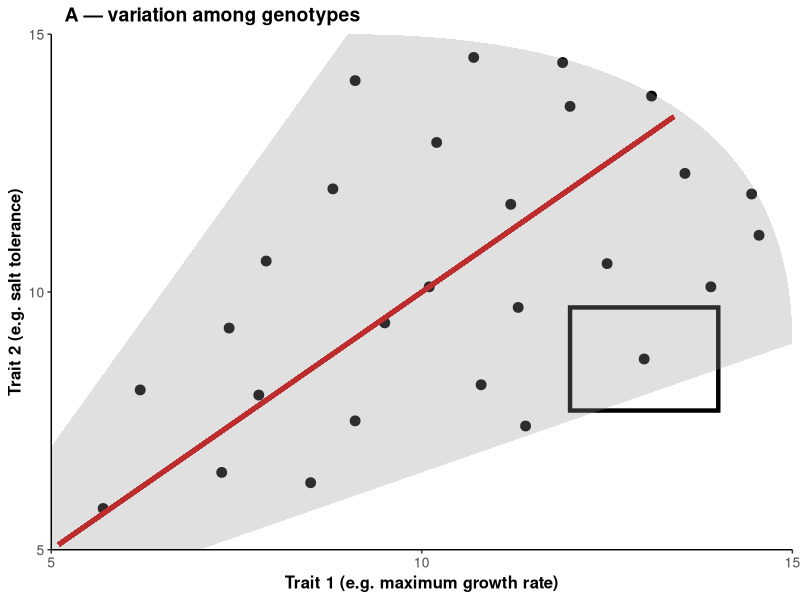
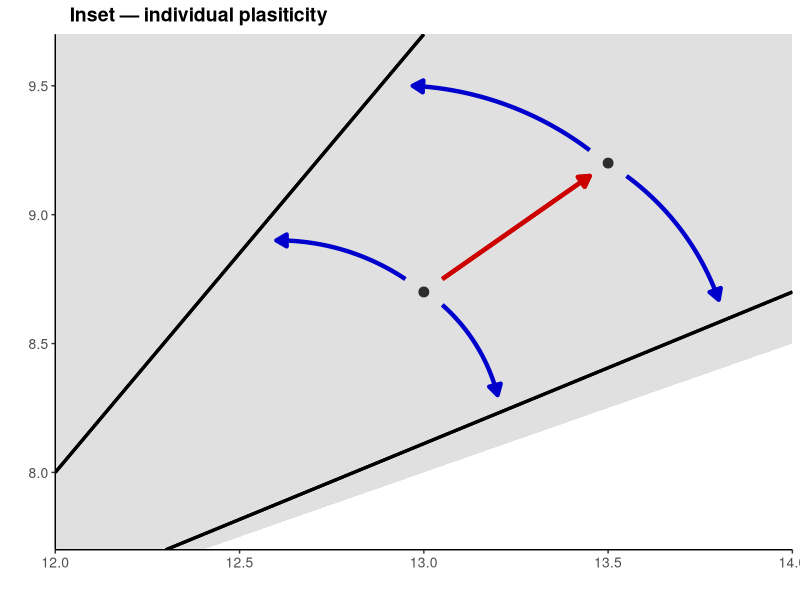
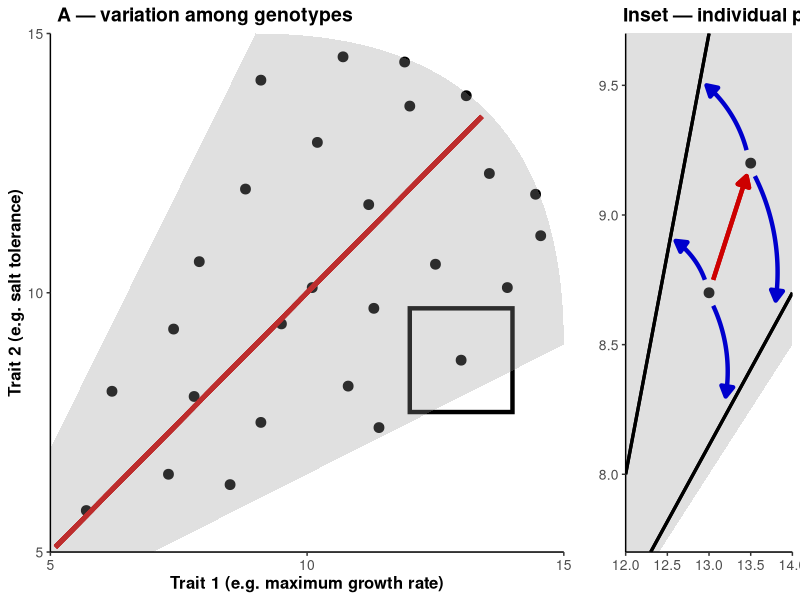
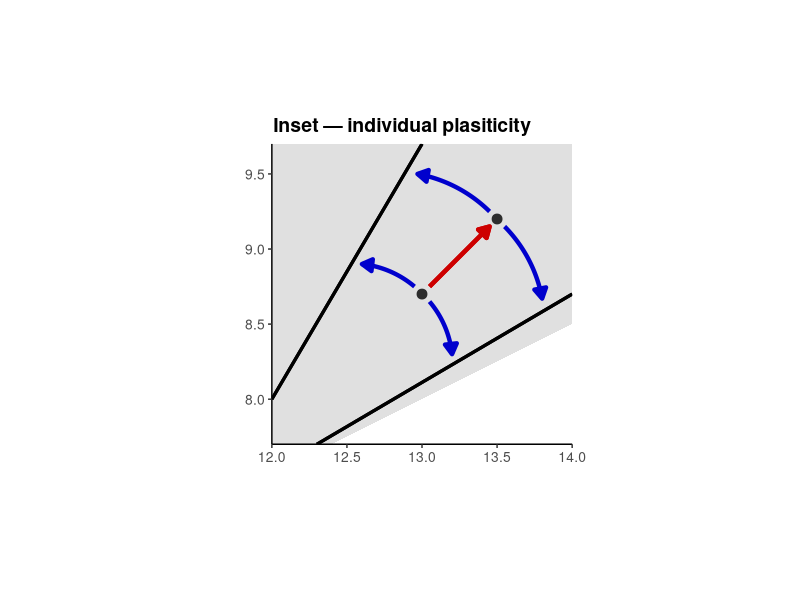
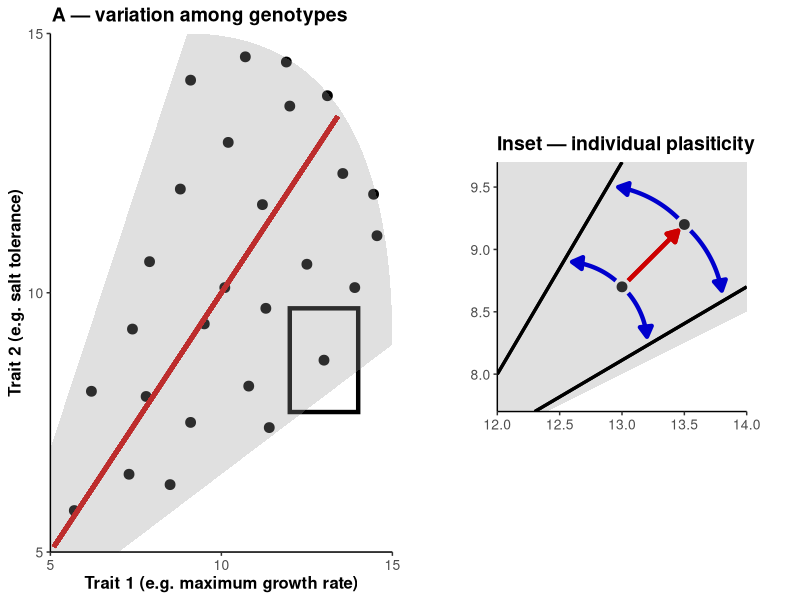
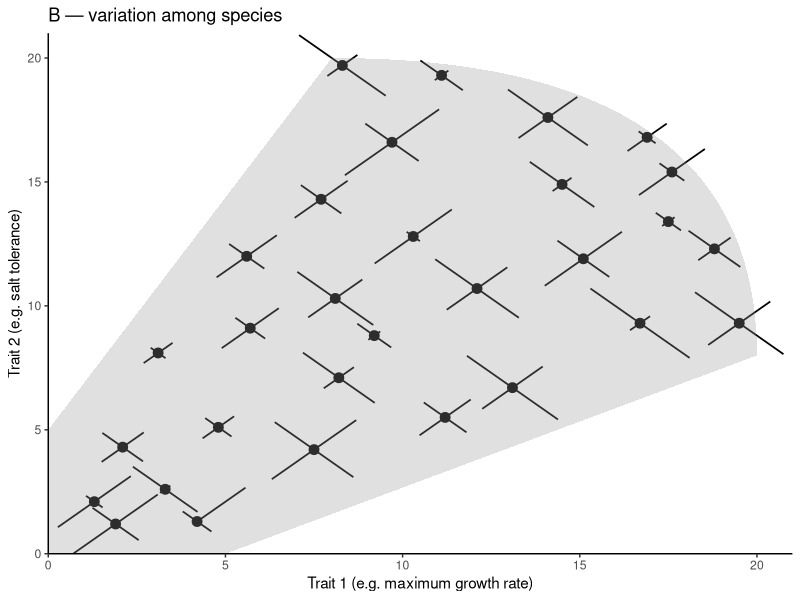
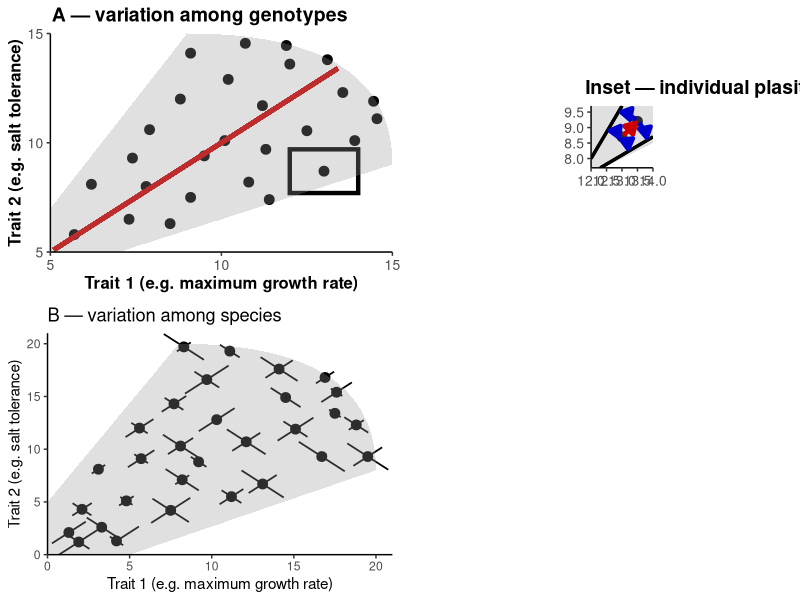
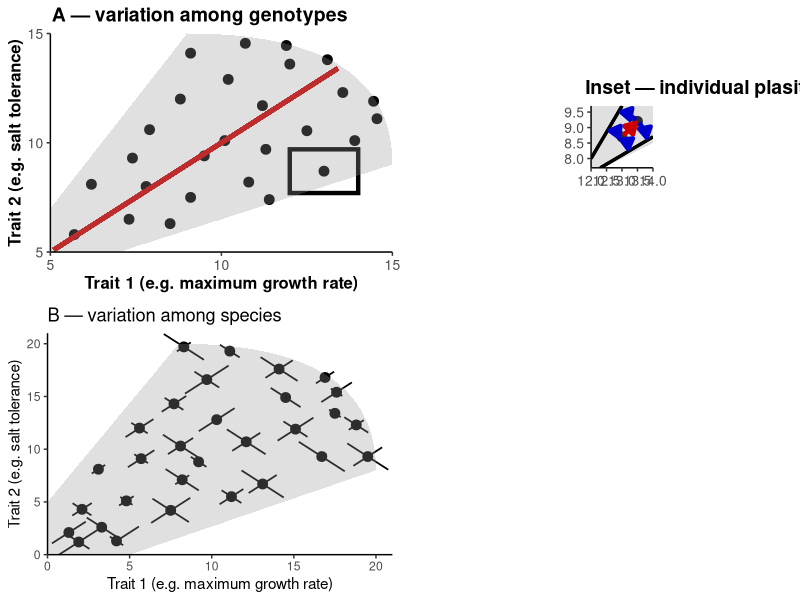

Write the R code that produced these figures, in order.
# Jason R Laurich

# September 9th, 2025

# Creating an introductory figure to lay out hypotheses and predictions/ serve as a roadmap for the paper

# 3 panels?

# Idea - working off of the Metcalfe 2025 JEB paper: one panel could be at the level of organism? The three ways in which trade-offs
# can emerge as a result of energy ceilings? (3) plastic ceiling - location of PF could change within a single org.
# How does this relate to our experiments? Physiological changes (epigenetic) or adaptive evolution of this frontier?

# Idea - working of the Y-model resource-dependent trade off idea (e.g. Johnson and Nassrullah, 2025) - trade-offs could be detected 
# with quantile regressions? What about at the bleeding edge (PFs)?!?
# Also more variation in resource acquisition (e.g. 1/R*s) leads to weaker/ positive correlations? Could test this with my data
# Both across the whole dataset and among Pareto-optimal points?

# Question - what is the formal definition of Pareto fronts in biology? Would they apply at the level of individuals, or just within sp. and across them?

# Garland et al 2022: (1) allocation constraints, (2) functional conflicts, (3) shared biochemical pathways, (4) antagonistic pleiotropy,
# (5) ecological circumstances/ selection regime, (6) sexual selection. 
# 1-3 all for sure involved in our study. 

# Idea - do I go back and fit models to each replicate within each population? Would allow me to assess variation in resource acquisition within experimental
# populations and its effects on weaker negative correlations? OR positive? (e.g. Mark Johnston's question). Also the Haave-Audet meta-analysis'.... point 
# about looking at trade-offs within individuals (here really within genetically similar populations) and among them. 

# Packages & Functions ----------------------------------------------------

library(tidyverse)
library(cowplot)

# Create panel A — variation across individuals/ genotypes ----------------

df.A <- data.frame(
  x = c(5.7, 6.2, 7.3, 7.4, 8.5, 7.8, 8.8, 9.1, 7.9, 9.5, 10.8, 10.1, 10.2, 11.2, 11.4, 11.3, 12.0, 13.9, 13.55, 13.1, 10.7, 14.55, 9.1, 12.5, 11.9, 14.45, 13.0),
  y = c(5.8, 8.1, 6.5, 9.3, 6.3, 8.0, 12.0, 7.5, 10.6, 9.4, 8.2, 10.1, 12.9, 11.7, 7.4, 9.7, 13.6, 10.1, 12.3, 13.8, 14.55, 11.1, 14.1, 10.55, 14.45, 11.9, 8.7)
)

poly.band <- data.frame(
  x = c(5, 7, 15, 9, 5),
  y = c(5, 5, 9, 15, 7)
)

# Create a quadratic Bezier function to capture the curved pareto frontier

M  <- c(13.5, 13.5)          # point the curve should pass through
P0 <- c(15, 9)               # right endpoint
P2 <- c(9, 15)               # top endpoint

t0 <- 0.5
P1 <- (M - (1 - t0)^2 * P0 - t0^2 * P2) / (2 * (1 - t0) * t0)  # (10,10)

t <- seq(0, 1, length.out = 80)          # curve from P0 -> P2 (right -> top)
curve_pts <- data.frame(
  x = (1 - t)^2 * P0[1] + 2 * (1 - t) * t * P1[1] + t^2 * P2[1],
  y = (1 - t)^2 * P0[2] + 2 * (1 - t) * t * P1[2] + t^2 * P2[2]
)

poly.crv <- rbind(
  poly.band[1:3,],                         # (0,0)->(2,0)->(10,4)
  curve_pts[-c(1, length(t)), ],           # curved edge (avoid duplicated ends)
  poly.band[4:5,]                          # (4,10)->(0,2)
)

p.A <- ggplot(df.A, aes(x = x, y = y)) +
  geom_point(size= 3) +
  
  scale_y_continuous(limits = c(5, 15), breaks = c(5, 10, 15)) +
  scale_x_continuous(limits = c(5, 15), breaks = c(5, 10, 15)) +
  
  theme_classic() +
  
  geom_segment(
    aes(x = 5.1, y = 5.1, xend = 13.4, yend = 13.4),
    inherit.aes = FALSE,
    colour = "red3", linewidth = 1.5) +
  
  annotate(
    "rect",
    xmin = 12, xmax = 14,
    ymin = 7.7, ymax = 9.7,
    fill = NA, colour = "black", linewidth = 1.5
  ) +
  
  geom_polygon(data = poly.crv, aes(x, y),
               fill = "grey60", alpha = 0.3, colour = NA,
               inherit.aes = FALSE) +
  
  labs(x = "Trait 1 (e.g. maximum growth rate)",    
       y = "Trait 2 (e.g. salt tolerance)", 
       title = "A — variation among genotypes") +  # labels
  
  theme(
    legend.position = "none",  
    axis.title = element_text(size = 12, face = "bold"),  
    axis.text = element_text(size = 10, face ="plain"),
    plot.title = element_text(size = 14, face = "bold", hjust = 0.03)# theme stuff
  ) +
  
  coord_cartesian(xlim = c(5,15), ylim = c(5,15), expand = FALSE)

p.A


# Create panel A (inset) — variation w/in individuals  --------------------

df.A2 <- data.frame(
  y = c(8.7, 9.2),
  x = c(13, 13.5)
)

p.A2 <- ggplot(df.A2, aes(x = x, y = y)) +
  geom_point(size= 3) +
  
  geom_polygon(data = poly.crv, aes(x, y),
               fill = "grey60", alpha = 0.3, colour = NA,
               inherit.aes = FALSE) +
  
  geom_segment(aes(x = 12.3, xend = 14, y = 7.7, yend = 8.7), colour = "black", size = 1.1) +
  geom_segment(aes(x = 12, xend = 13, y = 8.0, yend = 9.7), colour = "black", size = 1.1) +
  
  theme_classic() +

  
  labs(x = "",    
       y = "", 
       title = "Inset — individual plasiticity") +  # labels
  
  theme(
    legend.position = "none",  
    axis.title = element_text(size = 12, face = "bold"),  
    axis.text = element_text(size = 10, face ="plain"),
    plot.title = element_text(size = 14, face = "bold", hjust = 0.03)# theme stuff
  ) +
  
  geom_segment(
    aes(x = 13.05, y = 8.75, xend = 13.45, yend = 9.15),
    inherit.aes = FALSE,
    colour = "red3", linewidth = 1.5,
    arrow = arrow(length = unit(3, "mm"), type = "closed")
  ) +
  
  annotate("curve",
           x = 13.05,  y = 8.65,
           xend = 13.20,   yend = 8.3,
           curvature = -0.15, ncp = 50,
           colour = "blue3", linewidth = 1.5,
           arrow = arrow(length = unit(3, "mm"), type = "closed")
  ) +
  
  annotate("curve",
           x = 12.95,  y = 8.75,
           xend = 12.6,   yend = 8.90,
           curvature = 0.15, ncp = 50,
           colour = "blue3", linewidth = 1.5,
           arrow = arrow(length = unit(3, "mm"), type = "closed")
  ) +
  
  annotate("curve",
           x = 13.55,  y = 9.15,
           xend = 13.80,   yend = 8.67,
           curvature = -0.15, ncp = 50,
           colour = "blue3", linewidth = 1.5,
           arrow = arrow(length = unit(3, "mm"), type = "closed")
  ) +
  
  annotate("curve",
           x = 13.45,  y = 9.25,
           xend = 12.97,   yend = 9.50,
           curvature = 0.15, ncp = 50,
           colour = "blue3", linewidth = 1.5,
           arrow = arrow(length = unit(3, "mm"), type = "closed")
  ) +
  
  coord_cartesian(xlim = c(12,14), ylim = c(7.7,9.7), expand = FALSE)

p.A2

p.top <- plot_grid(
  p.A, p.A2,
  ncol = 2,
  rel_widths = c(1, 0.4),   # tweak this ratio to taste
  rel_heights = c(1, 0.4),
  align = ""              # align panels nicely
)

p.top

p.A2.zoom <- p.A2 +
  coord_equal(xlim = c(12, 14), ylim = c(7.7, 9.7), expand = FALSE) +
  theme(text = element_text(size = 9),
        axis.title = element_text(size = 10),
        plot.margin = margin(4, 4, 4, 4))


right_col <- plot_grid(
  NULL,
  p.A2.zoom,
  NULL,
  ncol = 1,
  rel_heights = c(0.3, 1, 0.3)   # <- controls inset height in the column
)

right_col

p.top <- plot_grid(
  p.A, right_col,
  ncol = 2,
  rel_widths = c(1, 1),            # <- inset column ~40% of the width; tweak
  align = "h"
)

p.top

# Create panel B - interspecific variation ---------------------------------------

df.B <- data.frame(
  x = c(1.9, 1.3, 2.8, 4.2, 2.2, 3.1, 7.5, 5.0, 6.0, 7.0, 7.0, 8.0, 9.0, 9.0, 10.0, 11.0, 11.0, 12.0, 13.0, 13.0, 14.0, 15.0, 15.0, 16.0, 17.0, 17.0, 18.0, 19.0, 19.0),
  y = c(1.2, 2.1, 2.1, 1.3, 3.8, 8.1, 4.2, 5.0, 6.0, 7.0, 7.0, 8.0, 9.0, 9.0, 10.0, 11.0, 11.0, 12.0, 13.0, 13.0, 14.0, 15.0, 15.0, 16.0, 17.0, 17.0, 18.0, 19.0, 19.0)
)

df.B <- df.B %>% 
  mutate(x.ci = runif(n(),0.2,2), y.ci = runif(n(),0.2,2)) # Randomly assign spread values representing variation in ellipse shape and orientation

poly.band.B <- data.frame(
  x = c(0, 5, 20, 8, 0),
  y = c(0, 0, 8, 20, 5)
)

# Create a quadratic Bezier function to capture the curved pareto frontier

M.B  <- c(17, 17)          # point the curve should pass through
P0.B <- c(20, 8)              # right endpoint
P2.B <- c(8, 20)              # top endpoint

t0 <- 0.5
P1.B <- (M.B - (1 - t0)^2 * P0.B - t0^2 * P2.B) / (2 * (1 - t0) * t0)  # (10,10)

t <- seq(0, 1, length.out = 80)          # curve from P0 -> P2 (right -> top)
curve_pts.B <- data.frame(
  x = (1 - t)^2 * P0.B[1] + 2 * (1 - t) * t * P1.B[1] + t^2 * P2.B[1],
  y = (1 - t)^2 * P0.B[2] + 2 * (1 - t) * t * P1.B[2] + t^2 * P2.B[2]
)

poly.crv.B <- rbind(
  poly.band.B[1:3,],                         # (0,0)->(2,0)->(10,4)
  curve_pts.B[-c(1, length(t)), ],         # curved edge (avoid duplicated ends)
  poly.band.B[4:5,]                          # (4,10)->(0,2)
)

df.B <- data.frame(
  x = c(1.9, 1.3, 3.3, 4.2, 2.1, 3.1, 7.5, 4.8, 5.7, 8.2, 11.2, 5.6, 8.1, 9.2, 13.1, 15.1, 16.7, 7.7, 12.1, 10.3, 9.7, 18.8, 14.5, 19.5, 11.1, 14.1, 17.6, 16.9, 8.3, 17.5),
  y = c(1.2, 2.1, 2.6, 1.3, 4.3, 8.1, 4.2, 5.1, 9.1, 7.1, 5.5, 12.0, 10.3, 8.8, 6.7, 11.9, 9.3, 14.3, 10.7, 12.8, 16.6, 12.3, 14.9, 9.3, 19.3, 17.6, 15.4, 16.8, 19.7, 13.4)
)

df.B <- df.B %>% 
  mutate(x.ci = runif(n(),0.2,2), y.ci = runif(n(),0.2,2)) # Randomly assign spread values representing variation in ellipse shape and orientation


p.B <- ggplot(df.B, aes(x = x, y = y)) +
  geom_point(size= 3) +
  
  scale_y_continuous(limits = c(0, 21), breaks = c(0, 5, 10, 15, 20)) +
  scale_x_continuous(limits = c(0, 21), breaks = c(0, 5, 10, 15, 20)) +
  
  geom_spoke(aes(angle = pi/4,        radius = y.ci), linewidth = 0.6) +
  geom_spoke(aes(angle = pi/4 + pi,   radius = y.ci), linewidth = 0.6) +
  
  geom_spoke(aes(angle = -pi/4,       radius = x.ci), linewidth = 0.6) +
  geom_spoke(aes(angle = -pi/4 + pi,  radius = x.ci), linewidth = 0.6) +
  
  geom_polygon(data = poly.crv.B, aes(x, y),
               fill = "grey60", alpha = 0.3, colour = NA,
               inherit.aes = FALSE) +
  
  labs(x = "Trait 1 (e.g. maximum growth rate)",    
       y = "Trait 2 (e.g. salt tolerance)", 
       title = "B — variation among species") +  # labels
  
  theme(
    legend.position = "none",  
    axis.title = element_text(size = 12, face = "bold"),  
    axis.text = element_text(size = 10, face ="plain"),
    plot.title = element_text(size = 14, face = "bold", hjust = 0.03)# theme stuff
  ) +
  
  theme_classic() +
  
  coord_cartesian(xlim = c(0,21), ylim = c(0,21), expand = FALSE)

p.B

p.B.null <- plot_grid(
  p.B, NULL,
  ncol = 2,
  rel_heights = c(1,1)   # <- controls inset height in the column
)

p.final <- plot_grid(
  p.top, p.B.null,
  nrow = 2,
  rel_widths = c(1, 1),            # <- inset column ~40% of the width; tweak
  align = "h"
)

p.final

ggsave("figures/15_fig_conceptual.jpeg", p.final, width = 15, height = 15)
